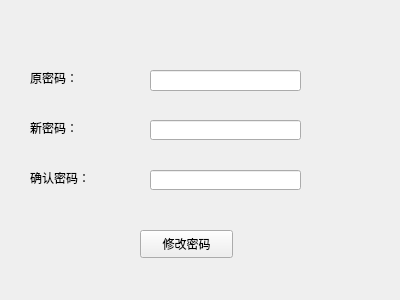
<?xml version="1.0" encoding="UTF-8"?>
<ui version="4.0">
 <class>editPass</class>
 <widget class="QWidget" name="editPass">
  <property name="geometry">
   <rect>
    <x>0</x>
    <y>0</y>
    <width>400</width>
    <height>300</height>
   </rect>
  </property>
  <property name="windowTitle">
   <string>Form</string>
  </property>
  <widget class="QLabel" name="label">
   <property name="geometry">
    <rect>
     <x>30</x>
     <y>70</y>
     <width>72</width>
     <height>15</height>
    </rect>
   </property>
   <property name="text">
    <string>原密码：</string>
   </property>
  </widget>
  <widget class="QLabel" name="label_2">
   <property name="geometry">
    <rect>
     <x>30</x>
     <y>120</y>
     <width>72</width>
     <height>15</height>
    </rect>
   </property>
   <property name="text">
    <string>新密码：</string>
   </property>
  </widget>
  <widget class="QLabel" name="label_3">
   <property name="geometry">
    <rect>
     <x>30</x>
     <y>170</y>
     <width>72</width>
     <height>15</height>
    </rect>
   </property>
   <property name="text">
    <string>确认密码：</string>
   </property>
  </widget>
  <widget class="QLineEdit" name="lineEdit">
   <property name="geometry">
    <rect>
     <x>150</x>
     <y>70</y>
     <width>151</width>
     <height>21</height>
    </rect>
   </property>
  </widget>
  <widget class="QLineEdit" name="lineEdit_2">
   <property name="geometry">
    <rect>
     <x>150</x>
     <y>120</y>
     <width>151</width>
     <height>20</height>
    </rect>
   </property>
  </widget>
  <widget class="QLineEdit" name="lineEdit_3">
   <property name="geometry">
    <rect>
     <x>150</x>
     <y>170</y>
     <width>151</width>
     <height>20</height>
    </rect>
   </property>
  </widget>
  <widget class="QPushButton" name="pushButton">
   <property name="geometry">
    <rect>
     <x>140</x>
     <y>230</y>
     <width>93</width>
     <height>28</height>
    </rect>
   </property>
   <property name="text">
    <string>修改密码</string>
   </property>
  </widget>
 </widget>
 <resources/>
 <connections/>
</ui>
